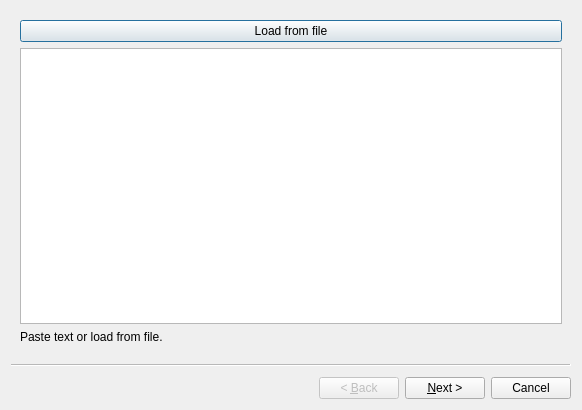
<?xml version="1.0" encoding="UTF-8"?>
<ui version="4.0">
 <class>ImportRawDataWizard</class>
 <widget class="QWizard" name="ImportRawDataWizard">
  <property name="geometry">
   <rect>
    <x>0</x>
    <y>0</y>
    <width>582</width>
    <height>410</height>
   </rect>
  </property>
  <property name="windowTitle">
   <string>Import raw data</string>
  </property>
  <widget class="QWizardPage" name="wizardPage1">
   <attribute name="pageId">
    <string notr="true">0</string>
   </attribute>
   <layout class="QVBoxLayout" name="verticalLayout">
    <item>
     <widget class="QPushButton" name="openFileDialog">
      <property name="text">
       <string>Load from file</string>
      </property>
      <property name="flat">
       <bool>false</bool>
      </property>
     </widget>
    </item>
    <item>
     <widget class="QPlainTextEdit" name="rawData"/>
    </item>
    <item>
     <widget class="QLabel" name="label">
      <property name="text">
       <string>Paste text or load from file.</string>
      </property>
     </widget>
    </item>
   </layout>
  </widget>
  <widget class="QWizardPage" name="wizardPage">
   <attribute name="pageId">
    <string notr="true">1</string>
   </attribute>
   <layout class="QVBoxLayout" name="verticalLayout_5">
    <item>
     <widget class="QGroupBox" name="groupBox">
      <property name="title">
       <string>Wavelengths</string>
      </property>
      <layout class="QVBoxLayout" name="verticalLayout_3">
       <item>
        <widget class="QRadioButton" name="radioUniformRange">
         <property name="text">
          <string>Uniform Range</string>
         </property>
         <property name="checked">
          <bool>true</bool>
         </property>
        </widget>
       </item>
       <item>
        <widget class="QRadioButton" name="radioManual">
         <property name="text">
          <string>Manual</string>
         </property>
        </widget>
       </item>
       <item>
        <widget class="QRadioButton" name="radioFromRaw">
         <property name="text">
          <string>From Raw Data</string>
         </property>
        </widget>
       </item>
      </layout>
     </widget>
    </item>
    <item>
     <widget class="QGroupBox" name="groupBox_3">
      <property name="title">
       <string>Detail Options</string>
      </property>
      <layout class="QHBoxLayout" name="horizontalLayout_4">
       <item>
        <widget class="QStackedWidget" name="wavelengthDetailOptionsStack">
         <property name="currentIndex">
          <number>2</number>
         </property>
         <widget class="QWidget" name="page">
          <layout class="QVBoxLayout" name="verticalLayout_4">
           <item>
            <layout class="QHBoxLayout" name="horizontalLayout_2">
             <item>
              <widget class="QDoubleSpinBox" name="uniformRangeMin">
               <property name="maximum">
                <double>32768.000000000000000</double>
               </property>
               <property name="value">
                <double>400.000000000000000</double>
               </property>
              </widget>
             </item>
             <item>
              <widget class="QDoubleSpinBox" name="uniformRangeMax">
               <property name="maximum">
                <double>32768.000000000000000</double>
               </property>
               <property name="value">
                <double>700.000000000000000</double>
               </property>
              </widget>
             </item>
            </layout>
           </item>
          </layout>
         </widget>
         <widget class="QWidget" name="page_2">
          <layout class="QHBoxLayout" name="horizontalLayout_3"/>
         </widget>
         <widget class="QWidget" name="page_3">
          <widget class="QWidget" name="">
           <property name="geometry">
            <rect>
             <x>0</x>
             <y>20</y>
             <width>197</width>
             <height>100</height>
            </rect>
           </property>
           <layout class="QVBoxLayout" name="verticalLayout_8">
            <item>
             <widget class="QRadioButton" name="radioAmpsWaves">
              <property name="text">
               <string>(Amplitudes)(Wavelengths)</string>
              </property>
             </widget>
            </item>
            <item>
             <widget class="QRadioButton" name="radioWavesAmps">
              <property name="text">
               <string>(Wavelengths)(Amplitudes)</string>
              </property>
             </widget>
            </item>
            <item>
             <widget class="QRadioButton" name="radioAmpWav">
              <property name="text">
               <string>(Amplitude|Wavelength)</string>
              </property>
             </widget>
            </item>
            <item>
             <widget class="QRadioButton" name="radioWavAmp">
              <property name="text">
               <string>(Wavelength|Amplitude)</string>
              </property>
             </widget>
            </item>
           </layout>
          </widget>
         </widget>
        </widget>
       </item>
      </layout>
     </widget>
    </item>
   </layout>
  </widget>
  <widget class="QWizardPage" name="wizardPage2">
   <attribute name="pageId">
    <string notr="true">2</string>
   </attribute>
   <layout class="QVBoxLayout" name="verticalLayout_7">
    <item>
     <layout class="QHBoxLayout" name="horizontalLayout_5">
      <item>
       <layout class="QGridLayout" name="gridLayout_2">
        <item row="0" column="0">
         <widget class="QLabel" name="label_4">
          <property name="text">
           <string>Source Unit of Wavelength</string>
          </property>
         </widget>
        </item>
        <item row="0" column="1">
         <widget class="QComboBox" name="sourceUnitOfWavelength">
          <item>
           <property name="text">
            <string comment="nanometers">Nanometers (nm)</string>
           </property>
          </item>
          <item>
           <property name="text">
            <string comment="angstrom">Ångström (Å)</string>
           </property>
          </item>
          <item>
           <property name="text">
            <string comment="custom">Custom Factor</string>
           </property>
          </item>
         </widget>
        </item>
        <item row="0" column="2">
         <widget class="QDoubleSpinBox" name="sourceUnitOfWavelengthFactor">
          <property name="suffix">
           <string/>
          </property>
          <property name="decimals">
           <number>8</number>
          </property>
          <property name="maximum">
           <double>100000.000000000000000</double>
          </property>
         </widget>
        </item>
        <item row="1" column="0">
         <widget class="QLabel" name="label_5">
          <property name="text">
           <string>Source Unit of Amplitude</string>
          </property>
         </widget>
        </item>
        <item row="1" column="1">
         <widget class="QComboBox" name="sourceUnitOfAmplitude">
          <item>
           <property name="text">
            <string comment="custom">Custom Factor</string>
           </property>
          </item>
         </widget>
        </item>
        <item row="1" column="2">
         <widget class="QDoubleSpinBox" name="sourceUnitOfAmplitudeFactor">
          <property name="decimals">
           <number>8</number>
          </property>
          <property name="maximum">
           <double>100000.000000000000000</double>
          </property>
         </widget>
        </item>
        <item row="2" column="2">
         <widget class="QDoubleSpinBox" name="sourceAmplitudeCapMax">
          <property name="decimals">
           <number>8</number>
          </property>
          <property name="maximum">
           <double>100000.000000000000000</double>
          </property>
         </widget>
        </item>
        <item row="2" column="0">
         <widget class="QCheckBox" name="sourceAmplitudeCapEnable">
          <property name="text">
           <string>Cap Input Amplitudes</string>
          </property>
         </widget>
        </item>
        <item row="2" column="1">
         <widget class="QDoubleSpinBox" name="sourceAmplitudeCapMin">
          <property name="decimals">
           <number>8</number>
          </property>
          <property name="maximum">
           <double>100000.000000000000000</double>
          </property>
         </widget>
        </item>
       </layout>
      </item>
      <item>
       <widget class="QPushButton" name="applyConversionButton">
        <property name="sizePolicy">
         <sizepolicy hsizetype="Fixed" vsizetype="Fixed">
          <horstretch>0</horstretch>
          <verstretch>0</verstretch>
         </sizepolicy>
        </property>
        <property name="text">
         <string>Apply</string>
        </property>
       </widget>
      </item>
     </layout>
    </item>
    <item>
     <layout class="QHBoxLayout" name="horizontalLayout">
      <item>
       <layout class="QVBoxLayout" name="verticalLayout_2">
        <item>
         <widget class="QLabel" name="label_2">
          <property name="text">
           <string>&lt;!DOCTYPE HTML PUBLIC &quot;-//W3C//DTD HTML 4.0//EN&quot; &quot;http://www.w3.org/TR/REC-html40/strict.dtd&quot;&gt;
&lt;html&gt;&lt;head&gt;&lt;meta name=&quot;qrichtext&quot; content=&quot;1&quot; /&gt;&lt;style type=&quot;text/css&quot;&gt;
p, li { white-space: pre-wrap; }
&lt;/style&gt;&lt;/head&gt;&lt;body style=&quot; font-family:'MS Shell Dlg 2'; font-size:8.25pt; font-weight:400; font-style:normal;&quot;&gt;
&lt;p style=&quot; margin-top:0px; margin-bottom:0px; margin-left:0px; margin-right:0px; -qt-block-indent:0; text-indent:0px;&quot;&gt;&lt;span style=&quot; font-size:10pt; font-weight:600;&quot;&gt;Source&lt;/span&gt;&lt;/p&gt;&lt;/body&gt;&lt;/html&gt;</string>
          </property>
         </widget>
        </item>
        <item>
         <widget class="QTableWidget" name="sourceSamples">
          <property name="rowCount">
           <number>2</number>
          </property>
          <attribute name="horizontalHeaderStretchLastSection">
           <bool>true</bool>
          </attribute>
          <attribute name="verticalHeaderVisible">
           <bool>false</bool>
          </attribute>
          <attribute name="verticalHeaderCascadingSectionResizes">
           <bool>true</bool>
          </attribute>
          <attribute name="verticalHeaderDefaultSectionSize">
           <number>15</number>
          </attribute>
          <attribute name="verticalHeaderVisible">
           <bool>false</bool>
          </attribute>
          <attribute name="verticalHeaderDefaultSectionSize">
           <number>15</number>
          </attribute>
          <attribute name="horizontalHeaderStretchLastSection">
           <bool>true</bool>
          </attribute>
          <attribute name="verticalHeaderCascadingSectionResizes">
           <bool>true</bool>
          </attribute>
          <row/>
          <row/>
          <column>
           <property name="text">
            <string>Wavelength</string>
           </property>
          </column>
          <column>
           <property name="text">
            <string>Amplitude</string>
           </property>
          </column>
         </widget>
        </item>
       </layout>
      </item>
      <item>
       <layout class="QVBoxLayout" name="verticalLayout_6">
        <item>
         <widget class="QLabel" name="label_3">
          <property name="font">
           <font>
            <pointsize>8</pointsize>
           </font>
          </property>
          <property name="text">
           <string>&lt;!DOCTYPE HTML PUBLIC &quot;-//W3C//DTD HTML 4.0//EN&quot; &quot;http://www.w3.org/TR/REC-html40/strict.dtd&quot;&gt;
&lt;html&gt;&lt;head&gt;&lt;meta name=&quot;qrichtext&quot; content=&quot;1&quot; /&gt;&lt;style type=&quot;text/css&quot;&gt;
p, li { white-space: pre-wrap; }
&lt;/style&gt;&lt;/head&gt;&lt;body style=&quot; font-family:'MS Shell Dlg 2'; font-size:8.25pt; font-weight:400; font-style:normal;&quot;&gt;
&lt;p style=&quot; margin-top:0px; margin-bottom:0px; margin-left:0px; margin-right:0px; -qt-block-indent:0; text-indent:0px;&quot;&gt;&lt;span style=&quot; font-size:10pt; font-weight:600;&quot;&gt;Converted&lt;/span&gt;&lt;/p&gt;&lt;/body&gt;&lt;/html&gt;</string>
          </property>
         </widget>
        </item>
        <item>
         <widget class="QTableWidget" name="targetSamples">
          <property name="enabled">
           <bool>true</bool>
          </property>
          <property name="rowCount">
           <number>0</number>
          </property>
          <attribute name="horizontalHeaderStretchLastSection">
           <bool>true</bool>
          </attribute>
          <attribute name="verticalHeaderVisible">
           <bool>false</bool>
          </attribute>
          <attribute name="verticalHeaderCascadingSectionResizes">
           <bool>true</bool>
          </attribute>
          <attribute name="verticalHeaderDefaultSectionSize">
           <number>15</number>
          </attribute>
          <attribute name="verticalHeaderVisible">
           <bool>false</bool>
          </attribute>
          <attribute name="verticalHeaderDefaultSectionSize">
           <number>15</number>
          </attribute>
          <attribute name="horizontalHeaderStretchLastSection">
           <bool>true</bool>
          </attribute>
          <attribute name="verticalHeaderCascadingSectionResizes">
           <bool>true</bool>
          </attribute>
          <column>
           <property name="text">
            <string>Wavelength (nm)</string>
           </property>
          </column>
          <column>
           <property name="text">
            <string>Amplitude</string>
           </property>
          </column>
         </widget>
        </item>
       </layout>
      </item>
     </layout>
    </item>
   </layout>
  </widget>
  <widget class="QWizardPage" name="wizardPage_2">
   <widget class="QCheckBox" name="checkBox">
    <property name="geometry">
     <rect>
      <x>130</x>
      <y>140</y>
      <width>291</width>
      <height>27</height>
     </rect>
    </property>
    <property name="text">
     <string>Save lossless Copy to Repository</string>
    </property>
   </widget>
  </widget>
 </widget>
 <resources/>
 <connections/>
</ui>
